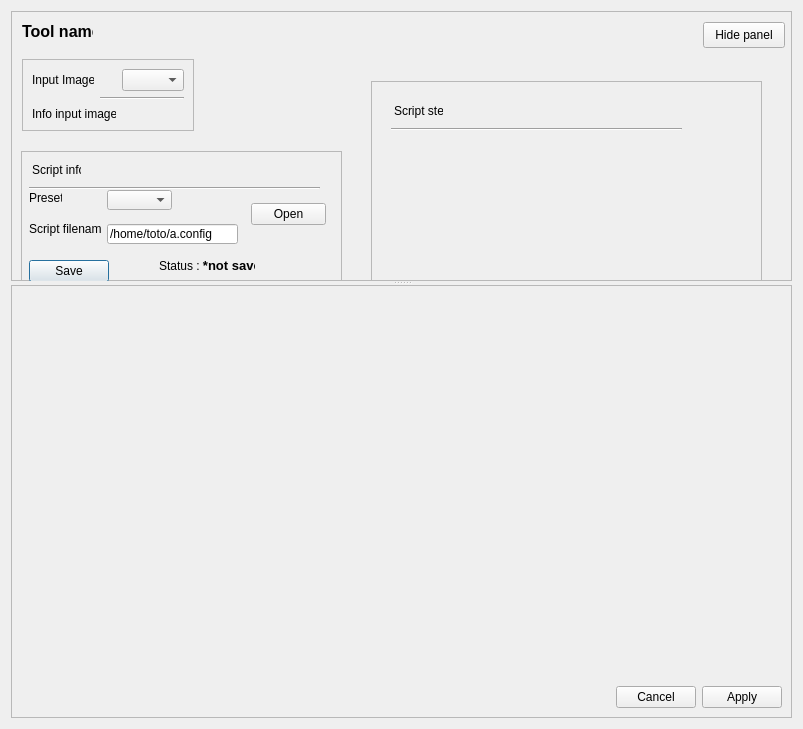
<?xml version="1.0" encoding="UTF-8"?>
<ui version="4.0">
 <class>Dialog</class>
 <widget class="QDialog" name="Dialog">
  <property name="geometry">
   <rect>
    <x>0</x>
    <y>0</y>
    <width>803</width>
    <height>729</height>
   </rect>
  </property>
  <property name="windowTitle">
   <string>Dialog</string>
  </property>
  <property name="locale">
   <locale language="English" country="UnitedKingdom"/>
  </property>
  <layout class="QGridLayout" name="gridLayout">
   <item row="1" column="0">
    <widget class="QSplitter" name="splitter">
     <property name="orientation">
      <enum>Qt::Vertical</enum>
     </property>
     <widget class="QFrame" name="frame_3">
      <property name="frameShape">
       <enum>QFrame::StyledPanel</enum>
      </property>
      <property name="frameShadow">
       <enum>QFrame::Raised</enum>
      </property>
      <widget class="QFrame" name="frame_2">
       <property name="geometry">
        <rect>
         <x>11</x>
         <y>48</y>
         <width>172</width>
         <height>72</height>
        </rect>
       </property>
       <property name="frameShape">
        <enum>QFrame::StyledPanel</enum>
       </property>
       <property name="frameShadow">
        <enum>QFrame::Raised</enum>
       </property>
       <layout class="QGridLayout" name="gridLayout_4">
        <item row="0" column="0">
         <widget class="QLabel" name="label_8">
          <property name="text">
           <string>Input Image</string>
          </property>
         </widget>
        </item>
        <item row="0" column="2">
         <widget class="QComboBox" name="inputSequenceBox"/>
        </item>
        <item row="1" column="1" colspan="2">
         <widget class="Line" name="line_2">
          <property name="orientation">
           <enum>Qt::Horizontal</enum>
          </property>
         </widget>
        </item>
        <item row="2" column="0" colspan="2">
         <widget class="QLabel" name="label_9">
          <property name="text">
           <string>Info input image</string>
          </property>
         </widget>
        </item>
       </layout>
      </widget>
      <widget class="QFrame" name="frame">
       <property name="geometry">
        <rect>
         <x>10</x>
         <y>140</y>
         <width>321</width>
         <height>151</height>
        </rect>
       </property>
       <property name="frameShape">
        <enum>QFrame::StyledPanel</enum>
       </property>
       <property name="frameShadow">
        <enum>QFrame::Raised</enum>
       </property>
       <widget class="QLabel" name="label">
        <property name="geometry">
         <rect>
          <x>8</x>
          <y>70</y>
          <width>73</width>
          <height>16</height>
         </rect>
        </property>
        <property name="text">
         <string>Script filename</string>
        </property>
       </widget>
       <widget class="QLineEdit" name="lineEdit">
        <property name="geometry">
         <rect>
          <x>86</x>
          <y>73</y>
          <width>131</width>
          <height>20</height>
         </rect>
        </property>
        <property name="text">
         <string>/home/toto/a.config</string>
        </property>
       </widget>
       <widget class="QDialogButtonBox" name="buttonBox_2">
        <property name="geometry">
         <rect>
          <x>8</x>
          <y>107</y>
          <width>80</width>
          <height>26</height>
         </rect>
        </property>
        <property name="locale">
         <locale language="English" country="UnitedKingdom"/>
        </property>
        <property name="orientation">
         <enum>Qt::Horizontal</enum>
        </property>
        <property name="standardButtons">
         <set>QDialogButtonBox::Save</set>
        </property>
        <property name="centerButtons">
         <bool>true</bool>
        </property>
       </widget>
       <widget class="QLabel" name="label_2">
        <property name="geometry">
         <rect>
          <x>138</x>
          <y>107</y>
          <width>96</width>
          <height>16</height>
         </rect>
        </property>
        <property name="text">
         <string>&lt;!DOCTYPE HTML PUBLIC &quot;-//W3C//DTD HTML 4.0//EN&quot; &quot;http://www.w3.org/TR/REC-html40/strict.dtd&quot;&gt;
&lt;html&gt;&lt;head&gt;&lt;meta name=&quot;qrichtext&quot; content=&quot;1&quot; /&gt;&lt;style type=&quot;text/css&quot;&gt;
p, li { white-space: pre-wrap; }
&lt;/style&gt;&lt;/head&gt;&lt;body style=&quot; font-family:'Sans Serif'; font-size:10pt; font-weight:400; font-style:normal;&quot;&gt;
&lt;p style=&quot; margin-top:0px; margin-bottom:0px; margin-left:0px; margin-right:0px; -qt-block-indent:0; text-indent:0px;&quot;&gt;&lt;span style=&quot; font-size:9pt;&quot;&gt;Status : &lt;/span&gt;&lt;span style=&quot; font-weight:600;&quot;&gt;*not saved*&lt;/span&gt;&lt;/p&gt;&lt;/body&gt;&lt;/html&gt;</string>
        </property>
       </widget>
       <widget class="QComboBox" name="comboBox">
        <property name="geometry">
         <rect>
          <x>86</x>
          <y>39</y>
          <width>65</width>
          <height>20</height>
         </rect>
        </property>
       </widget>
       <widget class="QLabel" name="label_5">
        <property name="geometry">
         <rect>
          <x>8</x>
          <y>39</y>
          <width>33</width>
          <height>16</height>
         </rect>
        </property>
        <property name="text">
         <string>Presets</string>
        </property>
       </widget>
       <widget class="QDialogButtonBox" name="buttonBox_4">
        <property name="geometry">
         <rect>
          <x>230</x>
          <y>50</y>
          <width>75</width>
          <height>26</height>
         </rect>
        </property>
        <property name="locale">
         <locale language="English" country="UnitedKingdom"/>
        </property>
        <property name="orientation">
         <enum>Qt::Horizontal</enum>
        </property>
        <property name="standardButtons">
         <set>QDialogButtonBox::Open</set>
        </property>
        <property name="centerButtons">
         <bool>true</bool>
        </property>
       </widget>
       <widget class="QLabel" name="label_10">
        <property name="geometry">
         <rect>
          <x>11</x>
          <y>11</y>
          <width>49</width>
          <height>16</height>
         </rect>
        </property>
        <property name="text">
         <string>Script info</string>
        </property>
       </widget>
       <widget class="Line" name="line">
        <property name="geometry">
         <rect>
          <x>8</x>
          <y>29</y>
          <width>291</width>
          <height>16</height>
         </rect>
        </property>
        <property name="orientation">
         <enum>Qt::Horizontal</enum>
        </property>
       </widget>
      </widget>
      <widget class="QPushButton" name="pushButton">
       <property name="geometry">
        <rect>
         <x>692</x>
         <y>11</y>
         <width>82</width>
         <height>26</height>
        </rect>
       </property>
       <property name="text">
        <string>Hide panel</string>
       </property>
       <property name="icon">
        <iconset resource="../vvIcons.qrc">
         <normaloff>:/common/icons/standardbutton-apply-16.png</normaloff>:/common/icons/standardbutton-apply-16.png</iconset>
       </property>
      </widget>
      <widget class="QLabel" name="label_11">
       <property name="geometry">
        <rect>
         <x>11</x>
         <y>11</y>
         <width>71</width>
         <height>16</height>
        </rect>
       </property>
       <property name="text">
        <string>&lt;!DOCTYPE HTML PUBLIC &quot;-//W3C//DTD HTML 4.0//EN&quot; &quot;http://www.w3.org/TR/REC-html40/strict.dtd&quot;&gt;
&lt;html&gt;&lt;head&gt;&lt;meta name=&quot;qrichtext&quot; content=&quot;1&quot; /&gt;&lt;style type=&quot;text/css&quot;&gt;
p, li { white-space: pre-wrap; }
&lt;/style&gt;&lt;/head&gt;&lt;body style=&quot; font-family:'Sans Serif'; font-size:9pt; font-weight:400; font-style:normal;&quot;&gt;
&lt;p style=&quot; margin-top:0px; margin-bottom:0px; margin-left:0px; margin-right:0px; -qt-block-indent:0; text-indent:0px;&quot;&gt;&lt;span style=&quot; font-size:12pt; font-weight:600;&quot;&gt;Tool name&lt;/span&gt;&lt;/p&gt;&lt;/body&gt;&lt;/html&gt;</string>
       </property>
      </widget>
      <widget class="QFrame" name="frame_5">
       <property name="geometry">
        <rect>
         <x>360</x>
         <y>70</y>
         <width>391</width>
         <height>241</height>
        </rect>
       </property>
       <property name="frameShape">
        <enum>QFrame::StyledPanel</enum>
       </property>
       <property name="frameShadow">
        <enum>QFrame::Raised</enum>
       </property>
       <widget class="QLabel" name="label_12">
        <property name="geometry">
         <rect>
          <x>23</x>
          <y>22</y>
          <width>49</width>
          <height>16</height>
         </rect>
        </property>
        <property name="text">
         <string>Script steps</string>
        </property>
       </widget>
       <widget class="Line" name="line_3">
        <property name="geometry">
         <rect>
          <x>20</x>
          <y>40</y>
          <width>291</width>
          <height>16</height>
         </rect>
        </property>
        <property name="orientation">
         <enum>Qt::Horizontal</enum>
        </property>
       </widget>
      </widget>
     </widget>
     <widget class="QFrame" name="frame_4">
      <property name="frameShape">
       <enum>QFrame::StyledPanel</enum>
      </property>
      <property name="frameShadow">
       <enum>QFrame::Raised</enum>
      </property>
      <layout class="QGridLayout" name="gridLayout_2">
       <item row="0" column="0">
        <layout class="QVBoxLayout" name="verticalLayout">
         <item>
          <widget class="QWidget" name="widget" native="true"/>
         </item>
         <item>
          <widget class="QDialogButtonBox" name="buttonBox">
           <property name="orientation">
            <enum>Qt::Horizontal</enum>
           </property>
           <property name="standardButtons">
            <set>QDialogButtonBox::Apply|QDialogButtonBox::Cancel</set>
           </property>
          </widget>
         </item>
        </layout>
       </item>
      </layout>
     </widget>
    </widget>
   </item>
  </layout>
 </widget>
 <resources>
  <include location="../vvIcons.qrc"/>
 </resources>
 <connections>
  <connection>
   <sender>buttonBox</sender>
   <signal>rejected()</signal>
   <receiver>Dialog</receiver>
   <slot>reject()</slot>
   <hints>
    <hint type="sourcelabel">
     <x>300</x>
     <y>683</y>
    </hint>
    <hint type="destinationlabel">
     <x>286</x>
     <y>274</y>
    </hint>
   </hints>
  </connection>
  <connection>
   <sender>buttonBox</sender>
   <signal>accepted()</signal>
   <receiver>Dialog</receiver>
   <slot>accept()</slot>
   <hints>
    <hint type="sourcelabel">
     <x>300</x>
     <y>683</y>
    </hint>
    <hint type="destinationlabel">
     <x>157</x>
     <y>274</y>
    </hint>
   </hints>
  </connection>
 </connections>
</ui>
